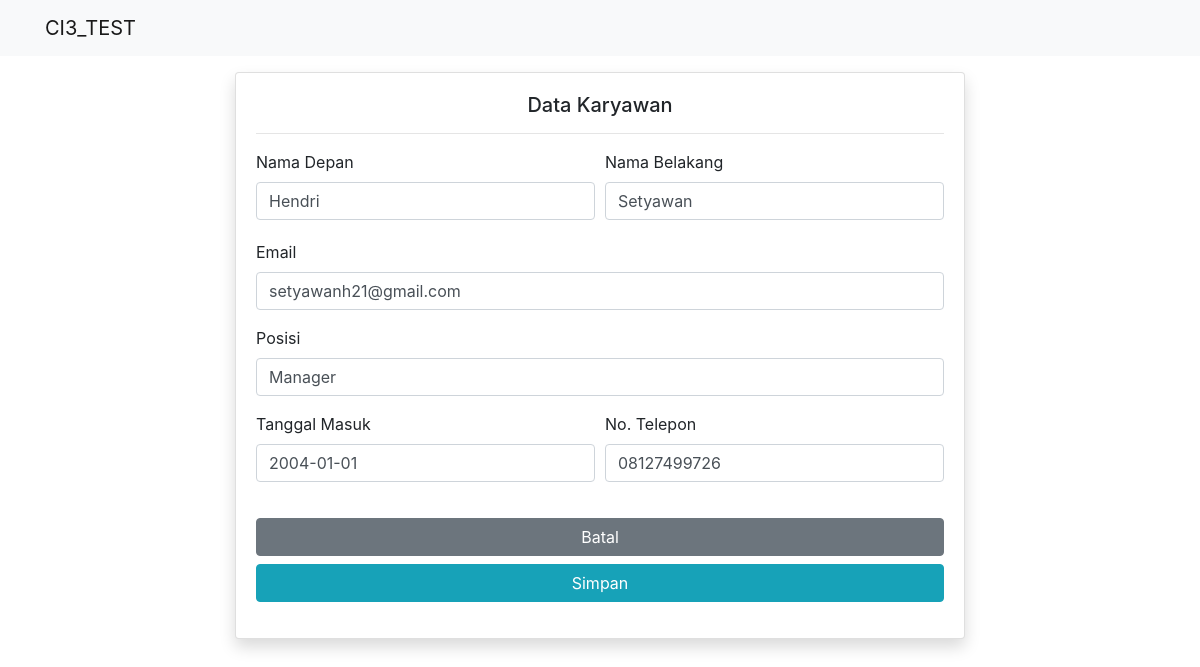
The app's page /employee/edit/3 with its own data.
### tables this page shows
CREATE TABLE `employee` (
  `employee_id` int(11) NOT NULL,
  `first_name` varchar(25) NOT NULL,
  `last_name` varchar(25) NOT NULL,
  `email` varchar(100) NOT NULL,
  `position` varchar(100) NOT NULL,
  `join_date` date NOT NULL,
  `phone` varchar(25) NOT NULL,
  `create_by` int(11) NOT NULL,
  `create_at` int(11) NOT NULL
);

### application/controllers/Employee.php (called while the page is built, shortened)
<?php
	class Employee extends CI_Controller{
		public function __construct(){
			$this->load->model('Employee_model');
			$this->load->model('Address_model');
		}
		public function edit($id){
			$data['judul'] = 'Data Karyawan';
			$data['karyawan'] = $this->Employee_model->selectbyid($id);
			$this->form_validation->set_rules(
												'txtFirstName',
												'First Name',
												'required|max_length[25]|trim|alpha'
											);
			$this->form_validation->set_rules(
												'txtLastName',
												'Last Name',
												'required|max_length[25]|trim|alpha_dash'
											);
			$this->form_validation->set_rules(
												'txtEmail',
												'Email',
												'required|max_length[100]|valid_email'
											);
			$this->form_validation->set_rules('txtPosition', 'Position', 'required');
			$this->form_validation->set_rules('txtJoinDate', 'Join Date', 'required');
			$this->form_validation->set_rules('txtPhone', 'Phone', 'required|is_natural');
			if ($this->form_validation->run() == FALSE) {
				$this->load->view('templates/header', $data);
				$this->load->view('employee/form_edit', $data);
				$this->load->view('templates/footer');
			} else {
				$this->Employee_model->update();
				$this->session->set_flashdata('message', 'diubah');
				redirect('employee/index');
			}
		}
	}

### index.php (called while the page is built, shortened)
<?php
require_once BASEPATH.'core/CodeIgniter.php';

### application/models/Employee_model.php (called while the page is built, shortened)
<?php
    class Employee_model extends CI_Model{
        public function selectbyid($id){
            return $this->db->get_where('employee', ['employee_id' => $id])->row_array();
        }
    }

### application/views/employee/form_edit.php (the view, shortened to what this page needs)
<div class="container">
    <div class="row mt-3">
        <div class="col-md-8 mx-auto">
            <div class="card shadow">
                <div class="card-body">
                    <h5 class="card-title text-center"><?= $judul; ?></h5>
                    <hr>
                    <form action="" method="post">
                        <div class="form-row">
                            <div class="form-group col-md-6">
                                <label for="txtFirstName">Nama Depan</label>
                                <input type="text" name="txtFirstName" class="form-control" value="<?= $karyawan['first_name']; ?>">
                            </div>
                            <div class="form-group col-md-6">
                                <label for="txtLastName">Nama Belakang</label>
                                <input type="text" name="txtLastName" class="form-control" value="<?= $karyawan['last_name']; ?>">
                            </div>
                        </div>
                        <div class="form-group">
                            <label for="txtEmail">Email</label>
                            <input type="text" name="txtEmail" class="form-control" value="<?= $karyawan['email']; ?>">
                        </div>
                        <div class="form-group">
                            <label for="txtPosition">Posisi</label>
                            <input type="text" name="txtPosition" class="form-control" value="<?= $karyawan['position']; ?>">
                        </div>
                        <div class="form-row">
                            <div class="form-group col-md-6">
                                <label for="txtJoinDate">Tanggal Masuk</label>
                                <input type="text" name="txtJoinDate" class="form-control" value="<?= $karyawan['join_date']; ?>">
                            </div>
                            <div class="form-group col-md-6">
                                <label for="txtPhone">No. Telepon</label>
                                <input type="text" name="txtPhone" class="form-control" value="<?= $karyawan['phone']; ?>">
                            </div>
                        </div>
                        <div class="form-group mt-3">
                            <button type="reset" class="btn btn-secondary btn-block">Batal</button>
                            <button type="submit" class="btn btn-info btn-block">Simpan</button>
                        </div>
                    </form>
                </div>
            </div>
        </div>
    </div>
</div>

### records on screen
employee: txtFirstName "Hendri", txtLastName "Setyawan", txtEmail "setyawanh21@gmail.com", txtPosition "Manager", txtJoinDate "2004-01-01", txtPhone "08127499726"

### other values on screen
$judul "Data Karyawan"
